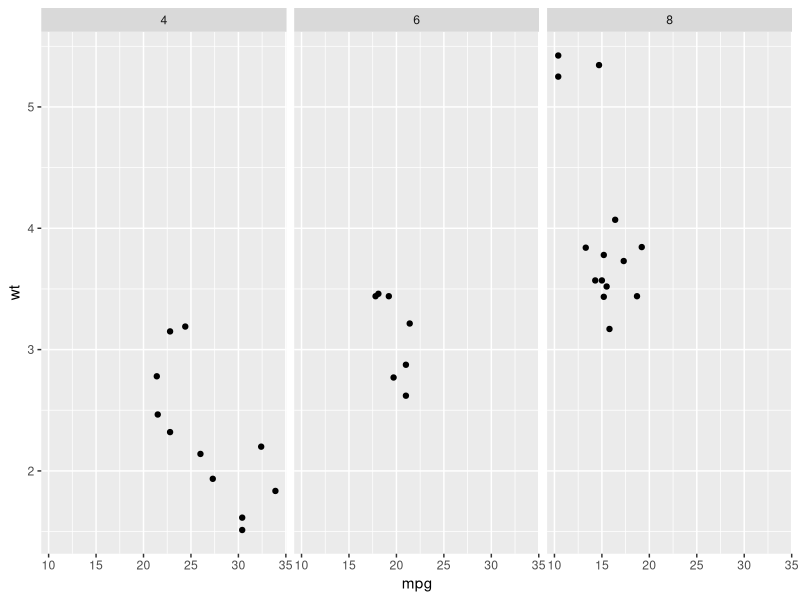

The R script that drew this image:
## ---- chunk 1
color_block = function(color) {
  function(x, options) sprintf('\\color{%s}\\begin{verbatim}%s\\end{verbatim}',
                               color, x)
}

## 将错误信息用红色字体显示
knitr::knit_hooks$set(error = color_block('red'))
## ---- chunk 2
library(tidyverse);
## create a tibble 
df <- tibble( a = rnorm(100), b = rnorm(100), c = rnorm(100), d = rnorm(100) );

head(df, n = 3);
## ---- chunk 3
## 计算 row means 
res1 <- vector( "double", nrow(df) );
for(  row_idx in 1:nrow( df ) ){
  res1[row_idx] <- mean( as.numeric( df[row_idx , ] ) );
}

res2 <- c();
for(  row_idx in 1:nrow( df ) ){
  res2[ length(res2) + 1 ] <- mean( as.numeric( df[row_idx , ] ) );
}

## 计算 column means 
res2 <- vector( "double", ncol(df) );
for(  col_idx in 1:ncol( df ) ){
  res2[col_idx] <- mean( df[[col_idx]] );
}
## ---- chunk 4
rowMeans( df );
colMeans( df );
## ---- chunk 5
df %>% apply( ., 1, median ); ## 取行的 median 
df %>% apply( ., 2, median ); ## 取列的 median 
## ---- chunk 6
df %>% apply( ., 2, function(x) { 
    return( c( n = length(x), mean = mean(x), median = median(x) ) );
  } ); ## 列的一些统计结果
## ---- chunk 7
library(magrittr);
## 注意 pipe 操作符的使用
mtcars %$% tapply( mpg, cyl, mean ); ## 汽缸数 与 每加仑汽油行驶里程 的关系
## ---- chunk 8
df %>% lapply( mean );
df %>% sapply( mean );
## ---- chunk 9
list( a = 1:10, b = letters[1:5], c = LETTERS[1:8] ) %>% 
  sapply( function(x) { length(x) } );
## ---- chunk 10
df %>% map( summary );
## ---- chunk 11
df %>% map_dbl( mean ); ## 注：返回值只能是单个 double 值
## ---- chunk 12
plt1 <- 
  mtcars %>% 
  ggplot( aes( mpg, wt ) ) + 
  geom_point(  ) + facet_wrap( ~ cyl );
## ---- chunk 13
plt1;
mtcars %>% split( .$cyl ) %>% map( ~ cor.test( .$wt, .$mpg ) ) %>% map_dbl( ~.$estimate );
## ---- chunk 14
dfs <- list(
  age = tibble(name = "John", age = 30),
  sex = tibble(name = c("John", "Mary"), sex = c("M", "F")),
  trt = tibble(name = "Mary", treatment = "A")
)

dfs %>% reduce(full_join)
## ---- chunk 15
vs <- list(
  c(1, 3, 5, 6, 10),
  c(1, 2, 3, 7, 8, 10),
  c(1, 2, 3, 4, 8, 9, 10)
)

vs %>% reduce(intersect)
## ---- chunk 16
( x <- sample(10) );
x %>% accumulate(`+`);
